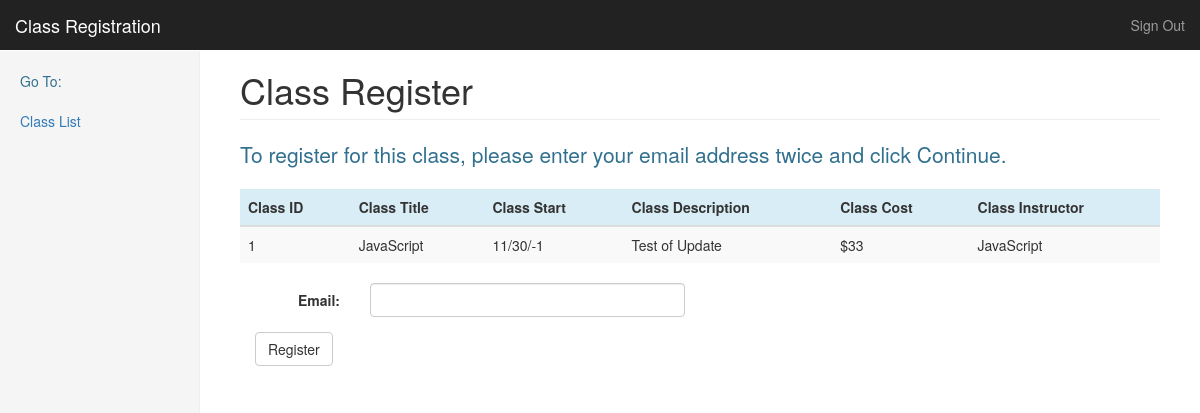
Page /student/register/classregister.php?recordID=1 (signed in) on the committed database.
### tables this page shows
CREATE TABLE IF NOT EXISTS `class` (
  `class_id` smallint(6) NOT NULL,
  `class_title` varchar(60) NOT NULL,
  `class_start` date NOT NULL,
  `class_descr` varchar(255) NOT NULL,
  `class_cost` decimal(6,2) NOT NULL,
  `class_instr` varchar(20) NOT NULL
);

### student/register/classregister.php (the view, shortened to what this page needs)
<?php
	$classid = $_GET["recordID"];
	$connection = connection();
	$query = "SELECT * FROM class WHERE class_id='$classid'";
	$result = mysqli_query($connection, $query);
	include("../../template/header_sidebar.php");
?>
	<div class="container-fluid">
      <div class="row">
        <div class="col-sm-3 col-md-2 sidebar">
        	<p class="text-info">Go To:</p>
        	<ul class="nav nav-sidebar">
        		<li><a href="../classes.php">Class List</a></li>
        	</ul>
        </div>
        <div class="col-sm-9 col-sm-offset-3 col-md-10 col-md-offset-2 main">
          <h1 class="page-header">Class Register</h1>
          <p class="lead text-info">To register for this class, please enter your email address twice and click Continue.</p>
          <table class="table table-striped table-hover ">
			  <thead>
			    <tr class="info">
			      <th>Class ID</th>
			      <th>Class Title</th>
			      <th>Class Start</th>
			      <th>Class Description</th>
			      <th>Class Cost</th>
			      <th>Class Instructor</th>
			    </tr>
			  </thead>
			  <tbody>
			    <?php
			    	$classrow = mysqli_fetch_assoc($result);
			    ?>
			    <tr>
			    	<td><?= $classrow["class_id"]; ?></td>
			    	<td><?= $classrow["class_title"]; ?></td>
			    	<td><?= date('m/d/y', strtotime($classrow["class_start"])); ?></td>
			    	<td><?= $classrow["class_descr"]; ?> &nbsp; </td>
			    	<td>$<?= number_format($classrow["class_cost"], 0, '.', ','); ?></td>
			    	<td><?= $classrow["class_instr"]; ?></td>
			    </tr>
			  </tbody>
			</table>
			<form action="checkemail.php" method="post" class="form-horizontal col-md-6">
                <div class="form-group">
                  	<label class="control-label col-lg-3"for="email">Email:</label>
                  	<div class="col-lg-9">
                    	<input type="email" class="form-control" id="email" name="email">
                  	</div>
                  	<br/>
                </div>
                <input type="submit" class="btn btn-default" value="Register" name="submit"/>
            </form>
        </div>
      </div>
    </div>
<?php
	include("../../template/footer_sidebar.php");
?>

### rows in the picture
class: class_id "1", class_title "JavaScript", class_start "11/30/-1", class_descr "Test of Update", class_cost "33", class_instr "JavaScript"
